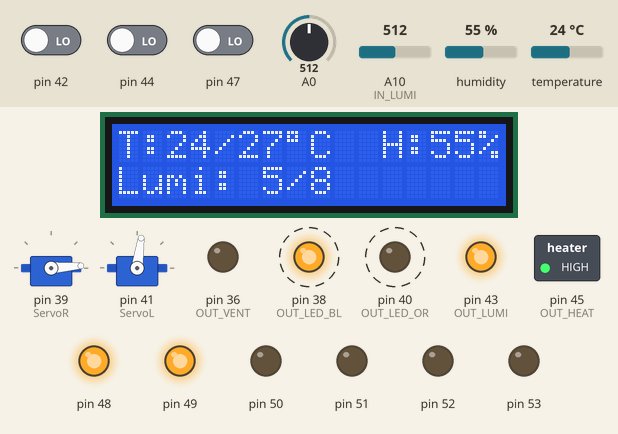
Recording of a sketch running on a simulated Arduino Mega 2560, built with avr-gcc and run on an emulated ATmega2560. On the bench: 2 × servo, 16×2 character LCD, switched loads named in the sketch (green lamp = pin HIGH), output pins drawn as LEDs (lit = HIGH). Wiring (inferred from the names in the program): DHT11 sensor: data pin 46. Dashed ring = blinking. Inputs (shaded band) come from the test bench; at power-on: temperature 24 °C, A0 = 512, pin 42 LOW, pin 44 LOW, pin 47 LOW, A10 (IN_LUMI) = 512, humidity 55 %.

Above: at 4.7 s.
4.8 s: temperature set to 11 °C
At 5.77 s:
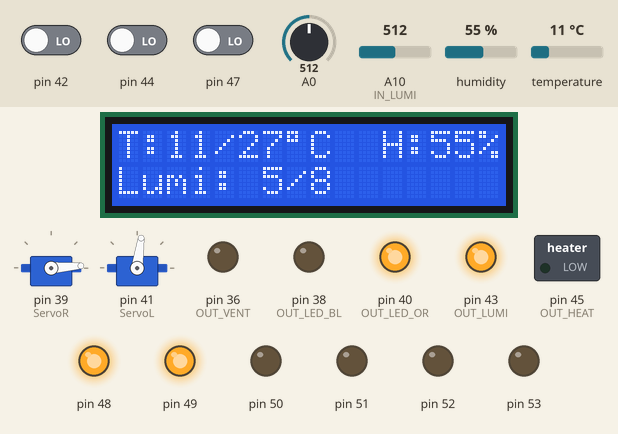
7.1 s: temperature set to 8 °C
At 9.2 s:
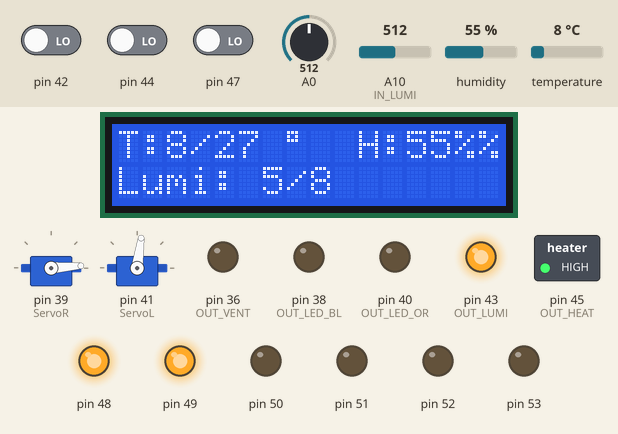
11.4 s: temperature set to 33 °C
At 12.51 s:
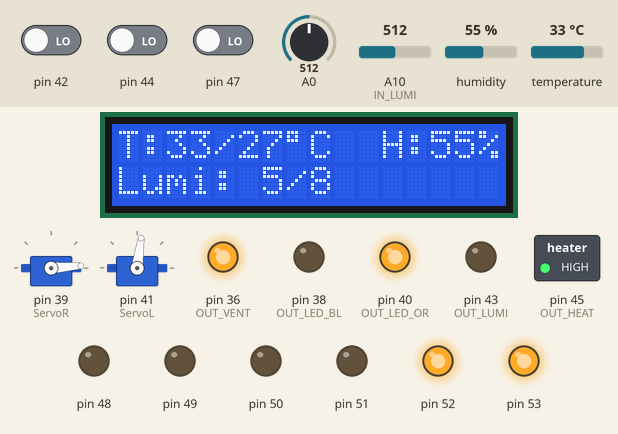
13.4 s: temperature set to 31 °C
At 17.2 s:
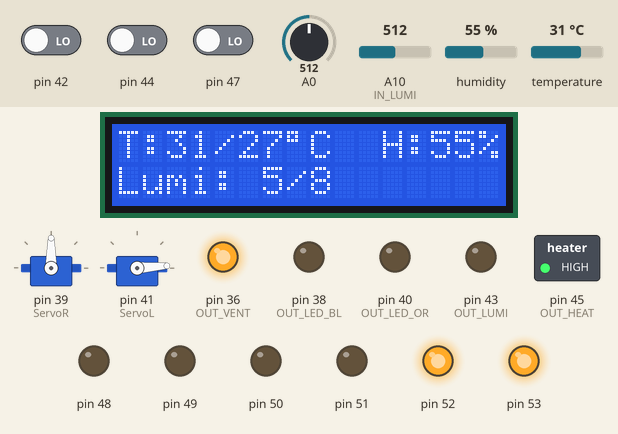
17.5 s: temperature set to 28 °C
At 19.4 s:
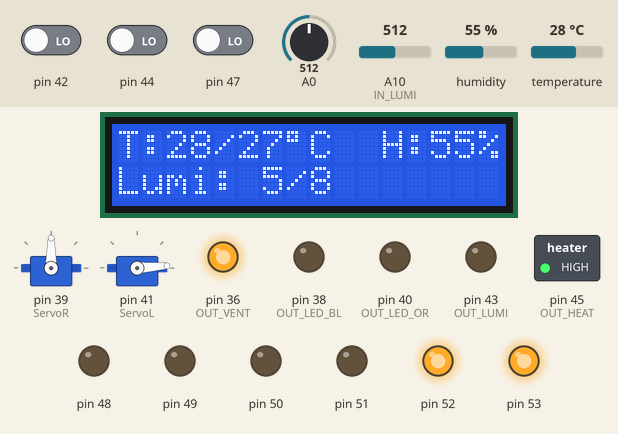
19.7 s: A0 set to 260
At 20.9 s:
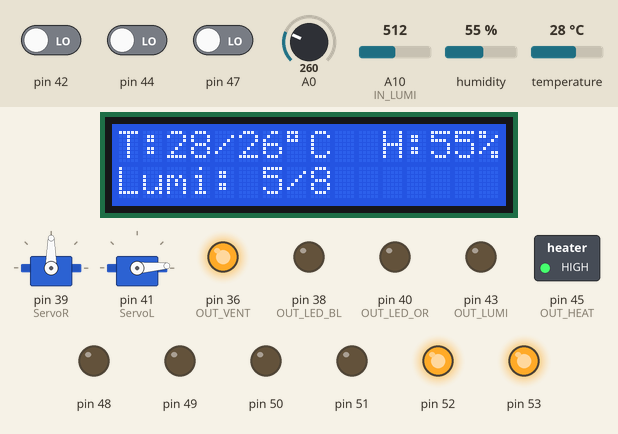
21.2 s: A0 set to 236
Timing chart, 0 to 23.7 s (numbered marks = the images above; inputs shaded):
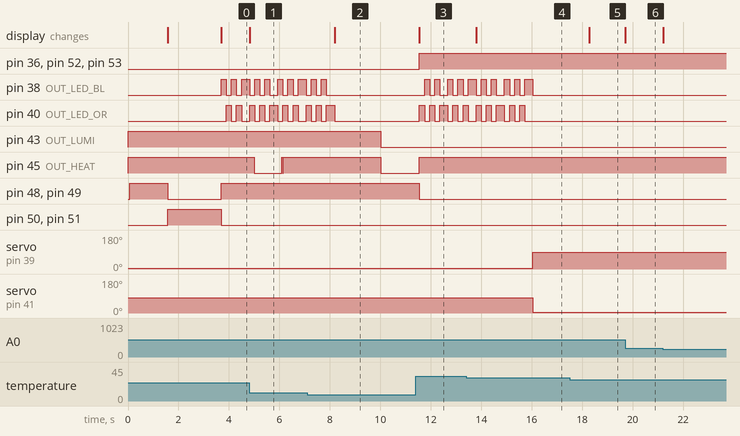

Measured:
- the behaviour switches between 10 and 9 °C on temperature (found by bisection; images 1 and 2)
- after the input at 4.8 s, the display: changes at once (image 1)
- after the input at 7.1 s, the display: changes after 1.1 s (image 2)
- after the input at 11.4 s, pin 36 (OUT_VENT): LOW → HIGH after 0.15 s; pin 38 (OUT_LED_BL): LOW → HIGH after 0.35 s, → LOW 0.20 s later, → HIGH 0.20 s later, → LOW 0.20 s later, … (8 changes in this stretch)
- after the input at 13.4 s, the display: changes after 0.40 s (image 4)
- after the input at 17.5 s, the display: changes after 0.79 s (image 5)
- after the input at 19.7 s, the display: changes at once (image 6)
- by itself, pin 38 (OUT_LED_BL): alternates HIGH for 0.20 s and LOW for 0.20 s, 4 changes in all, then stays LOW

The sketch:

TerraDome.ino
```cpp
// TerraDome by MagicManu
// 05/2018
// Video : https://www.youtube.com/watch?v=OtoiuGWk26w
// Blog : http://blog.magicmanu.com

#include <LiquidCrystal.h>  // Ecran LCD
#include <RGBLED.h>         // Leds RVB
#include <Servo.h>          // Servo moteurs
#include <PID_v1.h>         // Regul PID

double Setpoint, Input, Output;
PID myPID(&Input, &Output, &Setpoint, 2, 5, 1, DIRECT);
int WindowSize = 5000;
unsigned long windowStartTime;

LiquidCrystal lcd(8, 9, 4, 5, 6, 7);
char Tampon[40];        // Valeur temporaire pour affichage sur LCD
bool RefreshLCD = HIGH;

// Ecran et boutons
int lcd_key      = 0;
int lcd_key_last = 10;
int adc_key_in   = 0;
#define btnRIGHT  0
#define btnUP     1
#define btnDOWN   2
#define btnLEFT   3
#define btnSELECT 4
#define btnNONE   5

RGBLED rgbLed1(48,50,52,COMMON_CATHODE);  // LED RVB 1
RGBLED rgbLed2(49,51,53,COMMON_CATHODE);  // LED RVB 2

Servo ServoR; // Porte droite
Servo ServoL; // Porte gauche

const byte IN_TEMP = 46;   // Capteur de temperature et humidite
const byte IN_LUMI = A10;  // Capteur de lumiere

const byte OUT_LUMI = 43;  // Relais lumiere
const byte OUT_HEAT = 45;  // Relais chauffage
const byte OUT_VENT = 36;  // Ventilateur

const byte OUT_LED_OR = 40;  // Voyant orange
const byte OUT_LED_BL = 38;  // Voyant bleu

float temperature, humidity;  // Valeur T°C et Hum
float cons_temp = 27;         // Consigne de temperature
float cons_lumi = 8;          // Consigne de lumiere
float EcartTemp;
int light;                    // Puissance lumiere

bool LumiOn = LOW;            // Etat eclairage

// Pour la lecture de la température toutes les secondes
long TimeReadTemp = 0;
int CptReadTemp = 1000;

// Pour commander l'éclarage toues les 60 secondes
long TimeCdeLight = 0;
int CptCdeLight = 10000;

// Pour faire clignoter les voyants
long TimeVoyant = 0;
int CptVoyant = 0;
bool ReverseV = LOW;  // Inversion Orange / Bleu

int NbVoyant = 0; // Nombre de clignotement avant maneuvre des portes


int STEP_GATE = 0;    // Etape ouverture des portes
bool OpenLast = LOW;  // Dernier etat des portes


/* Code d'erreur de la fonction readDHT11()  */
const byte DHT_SUCCESS = 0;        // Pas d'erreur
const byte DHT_TIMEOUT_ERROR = 1;  // Temps d'attente dépassé
const byte DHT_CHECKSUM_ERROR = 2; // Données reçues erronées


void setup() {

  windowStartTime = millis();

  //initialize the variables we're linked to
  Setpoint = 100;

  //tell the PID to range between 0 and the full window size
  myPID.SetOutputLimits(0, WindowSize);

  //turn the PID on
  myPID.SetMode(AUTOMATIC);


  // Servos des portes
  ServoR.attach(39);  // Droite
  ServoL.attach(41);  // Gauche

  // Portes fermées
  ServoR.write(4);
  ServoL.write(82);

  // Init entrées
  pinMode(IN_TEMP, INPUT_PULLUP);

  // Init sorties
  pinMode(OUT_LUMI, OUTPUT);
  pinMode(OUT_HEAT, OUTPUT);
  pinMode(OUT_VENT, OUTPUT);
  pinMode(OUT_LED_OR, OUTPUT);
  pinMode(OUT_LED_BL, OUTPUT);
  digitalWrite(OUT_LUMI, HIGH);
  digitalWrite(OUT_HEAT, HIGH);
  digitalWrite(OUT_VENT, LOW);
  digitalWrite(OUT_LED_OR, LOW);
  digitalWrite(OUT_LED_BL, LOW);

  // Init afficheur
  lcd.begin(16, 2);
  lcd.setCursor(0,0);
  lcd.print("   TerraDome");
  rgbLed1.writeRGB(255,0,0);
  rgbLed2.writeRGB(255,0,0);
  delay(1500);

  lcd.setCursor(0,1);
  lcd.print("   by MagicManu");
  rgbLed1.writeRGB(0,255,0);
  rgbLed2.writeRGB(0,255,0);
  delay(2000);

}


void loop() {

  // Lecture des boutons
  lcd_key = read_LCD_buttons();
  if (lcd_key != lcd_key_last){
    switch (lcd_key){
      // Lumiere MOINS
      case btnLEFT:
      {
        cons_lumi--;
        if (cons_lumi < 1)
          cons_lumi = 1;
        TimeCdeLight = 0;
        break;
      }
      // Lumiere PLUS
      case btnRIGHT:
      {
        cons_lumi++;
        if (cons_lumi > 10)
          cons_lumi = 10;
        TimeCdeLight = 0;
        break;
      }
      // Temp PLUS
      case btnUP:
      {
        cons_temp++;
        if (cons_temp > 40)
          cons_temp = 40;
        break;
      }
      // Temp MOINS
      case btnDOWN:
      {
        cons_temp--;
        if (cons_temp < 10)
          cons_temp = 10;
        break;
      }
    }
    lcd_key_last = lcd_key;
    RefreshLCD = HIGH;
  }


  // Lecture de la temperature et l'humidité une fois par seconde
  CptReadTemp = millis() - TimeReadTemp;
  if (CptReadTemp > 1000){
    readDHT11(IN_TEMP, &temperature, &humidity);
    TimeReadTemp = millis();
    RefreshLCD = HIGH;
  }


  // Affichage des valeurs
  if (RefreshLCD){
    // Affichage Temperature et humidité
    lcd.setCursor(0,0);
    sprintf(Tampon, "T:%d/%d C  H:%d%%", (int) temperature, (int) cons_temp, (int) humidity);
    lcd.print(Tampon);
    lcd.setCursor(7,0);
    lcd.print((char)223);

    // Affichage niveau de lumiere
    light = analogRead(IN_LUMI) / 100;
    lcd.setCursor(0,1);
    sprintf(Tampon, "Lumi: %d/%d      ", (int) light, (int) cons_lumi);
    lcd.print(Tampon);

    RefreshLCD = LOW;
  }


  // Commande éclairage plantes (changement possible toutes les 60 secondes)
  CptCdeLight = millis() - TimeCdeLight;
  if (CptCdeLight > 10000){
    LumiOn = (light > cons_lumi);
    digitalWrite(OUT_LUMI, LumiOn);
    TimeCdeLight = millis();
  }


  // Commande chauffage / ventilateur / portes
  EcartTemp = round(temperature - cons_temp);
  if (EcartTemp > 2){
    // Aeration
    OpenGates(HIGH);
    digitalWrite(OUT_HEAT, HIGH); // Arrête le chauffage
    digitalWrite(OUT_VENT, HIGH); // Demarre le ventilateur
    rgbLed1.writeRGB(0,0,255);
    rgbLed2.writeRGB(0,0,255);
  }
  else if (EcartTemp <= -2) {
    // Chauffage
    OpenGates(LOW);
    //digitalWrite(OUT_HEAT, LOW); // Demarre le chauffage
    digitalWrite(OUT_VENT, LOW); // Arrête le ventilateur
    rgbLed1.writeRGB(255,0,0);
    rgbLed2.writeRGB(255,0,0);

    // Regulation PID
    Input = temperature;
    myPID.Compute();
    unsigned long now = millis();
    if (now - windowStartTime > WindowSize)
      windowStartTime += WindowSize;
    if (Output > now - windowStartTime)
      digitalWrite(OUT_HEAT, LOW); // Demarre le chauffage
    else
      digitalWrite(OUT_HEAT, HIGH); // Arrête le chauffage
  }
  else if (EcartTemp == 0){
    // A température
    OpenGates(LOW);
    digitalWrite(OUT_HEAT, HIGH); // Arrête le chauffage
    digitalWrite(OUT_VENT, LOW);  // Arrête le ventilateur
    rgbLed1.writeRGB(0,255,0);
    rgbLed2.writeRGB(0,255,0);
  }


}

// Commande des portes
void OpenGates(bool Open){

  CptVoyant = millis() - TimeVoyant;

  if (STEP_GATE == 3 and OpenLast != Open)
    STEP_GATE = 0;


  switch (STEP_GATE){
    case 0:
      STEP_GATE = 1;
      break;

    case 1:
      // Clignotement voyants Orange / Bleu
      if (CptVoyant > 200){
        digitalWrite(OUT_LED_OR, ReverseV);
        digitalWrite(OUT_LED_BL, !ReverseV);
        ReverseV = !ReverseV;
        TimeVoyant = millis();
        NbVoyant++;
        if (NbVoyant > 20)
          STEP_GATE = 2;
      }
      break;

    case 2:
      // Maneuvre des portes
      digitalWrite(OUT_LED_OR, LOW);
      digitalWrite(OUT_LED_BL, LOW);
      if (Open){
        // Ouverture
        ServoR.write(90);
        ServoL.write(4);
      }
      else{
        // Fermeture
        ServoR.write(4);
        ServoL.write(82);
      }
      OpenLast = Open;
      NbVoyant = 0;
      STEP_GATE = 3;
      break;
  }


}


// Lecture des boutons
int read_LCD_buttons(){
  adc_key_in = analogRead(0);      // read the value from the sensor
  // my buttons when read are centered at these valies: 0, 144, 329, 504, 741
  // we add approx 50 to those values and check to see if we are close
  if (adc_key_in > 1000) return btnNONE; // We make this the 1st option for speed reasons since it will be the most likely result
  if (adc_key_in < 50)   return btnRIGHT;
  if (adc_key_in < 250)  return btnUP;
  if (adc_key_in < 300)  return btnDOWN;
  if (adc_key_in < 450)  return btnLEFT;
  if (adc_key_in < 850)  return btnSELECT;

  return btnNONE;  // when all others fail, return this...
}


/**
 * Lit la température et le taux d'humidité mesuré par un capteur DHT11.
 *
 * @param pin Broche sur laquelle est câblée le capteur.
 * @param temperature Pointeur vers la variable stockant la température.
 * @param humidity Pointeur vers la variable stockant le taux d'humidité.
 * @return DHT_SUCCESS si aucune erreur, DHT_TIMEOUT_ERROR en cas de timeout, ou DHT_CHECKSUM_ERROR en cas d'erreur de checksum.
 */
byte readDHT11(byte pin, float* temperature, float* humidity) {

  /* Lit le capteur */
  byte data[5];
  byte ret = readDHTxx(pin, data, 18, 1000);

  /* Détecte et retourne les erreurs de communication */
  if (ret != DHT_SUCCESS)
    return ret;

  /* Calcul la vraie valeur de la température et de l'humidité */
  *humidity = data[0];
  *temperature = data[2];

  /* Ok */
  return DHT_SUCCESS;
}


/**
 * Fonction bas niveau permettant de lire la température et le taux d'humidité (en valeurs brutes) mesuré par un capteur DHTxx.
 */
byte readDHTxx(byte pin, byte* data, unsigned long start_time, unsigned long timeout) {
  data[0] = data[1] = data[2] = data[3] = data[4] = 0;
  // start_time est en millisecondes
  // timeout est en microsecondes

  /* Conversion du numéro de broche Arduino en ports / masque binaire "bas niveau" */
  uint8_t bit = digitalPinToBitMask(pin);
  uint8_t port = digitalPinToPort(pin);
  volatile uint8_t *ddr = portModeRegister(port);   // Registre MODE (INPUT / OUTPUT)
  volatile uint8_t *out = portOutputRegister(port); // Registre OUT (écriture)
  volatile uint8_t *in = portInputRegister(port);   // Registre IN (lecture)

  /* Conversion du temps de timeout en nombre de cycles processeur */
  unsigned long max_cycles = microsecondsToClockCycles(timeout);

  /* Evite les problèmes de pull-up */
  *out |= bit;  // PULLUP
  *ddr &= ~bit; // INPUT
  delay(100);   // Laisse le temps à la résistance de pullup de mettre la ligne de données à HIGH

  /* Réveil du capteur */
  *ddr |= bit;  // OUTPUT
  *out &= ~bit; // LOW
  delay(start_time); // Temps d'attente à LOW causant le réveil du capteur
  // N.B. Il est impossible d'utilise delayMicroseconds() ici car un délai
  // de plus de 16 millisecondes ne donne pas un timing assez précis.

  /* Portion de code critique - pas d'interruptions possibles */
  noInterrupts();

  /* Passage en écoute */
  *out |= bit;  // PULLUP
  delayMicroseconds(40);
  *ddr &= ~bit; // INPUT

  /* Attente de la réponse du capteur */
  timeout = 0;
  while(!(*in & bit)) { /* Attente d'un état LOW */
    if (++timeout == max_cycles) {
        interrupts();
        return DHT_TIMEOUT_ERROR;
      }
  }

  timeout = 0;
  while(*in & bit) { /* Attente d'un état HIGH */
    if (++timeout == max_cycles) {
        interrupts();
        return DHT_TIMEOUT_ERROR;
      }
  }

  /* Lecture des données du capteur (40 bits) */
  for (byte i = 0; i < 40; ++i) {

    /* Attente d'un état LOW */
    unsigned long cycles_low = 0;
    while(!(*in & bit)) {
      if (++cycles_low == max_cycles) {
        interrupts();
        return DHT_TIMEOUT_ERROR;
      }
    }

    /* Attente d'un état HIGH */
    unsigned long cycles_high = 0;
    while(*in & bit) {
      if (++cycles_high == max_cycles) {
        interrupts();
        return DHT_TIMEOUT_ERROR;
      }
    }

    /* Si le temps haut est supérieur au temps bas c'est un "1", sinon c'est un "0" */
    data[i / 8] <<= 1;
    if (cycles_high > cycles_low) {
      data[i / 8] |= 1;
    }
  }

  /* Fin de la portion de code critique */
  interrupts();

  /*
   * Format des données :
   * [1, 0] = humidité en %
   * [3, 2] = température en degrés Celsius
   * [4] = checksum (humidité + température)
   */

  /* Vérifie la checksum */
  byte checksum = (data[0] + data[1] + data[2] + data[3]) & 0xff;
  if (data[4] != checksum)
    return DHT_CHECKSUM_ERROR; /* Erreur de checksum */
  else
    return DHT_SUCCESS; /* Pas d'erreur */
}
```
